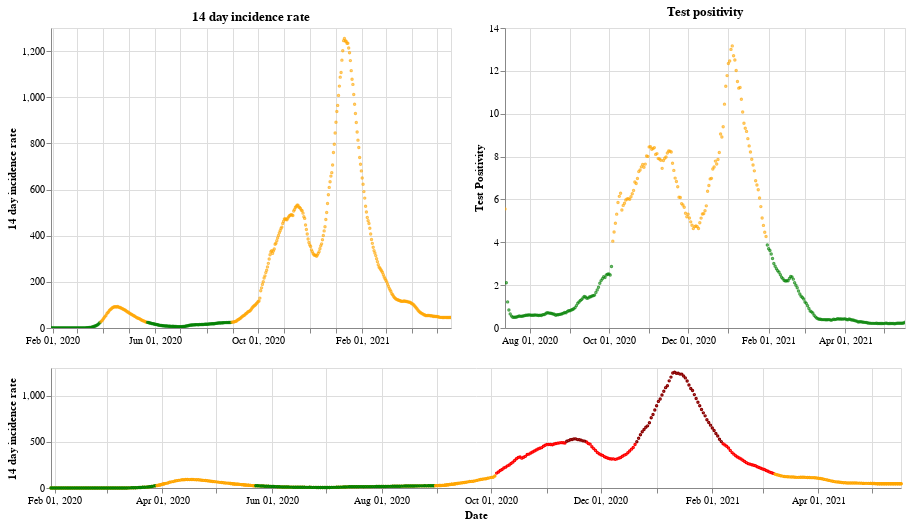

The notebook cell saved with this chart:
### Markdown cell above
## England

### Code cell
plot_traffic_light('England')

### Figure 1 — Vega-Lite specification as saved in the notebook (floating-point values rounded to 4 significant figures; data arrays with more than 128 entries replaced by an {"elided": "..."} marker saying what was removed)
{"config": {"view": {"continuousWidth": 400, "continuousHeight": 300}}, "vconcat": [{"hconcat": [{"mark": {"type": "point", "size": 2}, "encoding": {"color": {"condition": {"value": "green", "test": "(datum.twoWeeklyCasesRate <= 25)"}, "value": "orange"}, "tooltip": [{"type": "nominal", "field": "areaName"}, {"type": "temporal", "field": "date"}, {"type": "quantitative", "field": "twoWeeklyCasesRate"}, {"type": "quantitative", "field": "testPositivity"}], "x": {"type": "temporal", "axis": {"title": ""}, "field": "date", "scale": {"domain": {"selection": "DateBrush"}}, "timeUnit": "yearmonthdate"}, "y": {"type": "quantitative", "axis": {"title": "14 day incidence rate"}, "field": "twoWeeklyCasesRate"}}, "title": "14 day incidence rate", "width": 400}, {"mark": {"type": "point", "size": 2}, "encoding": {"color": {"condition": {"value": "green", "test": "(datum.testPositivity <= 4)"}, "value": "orange"}, "tooltip": [{"type": "nominal", "field": "areaName"}, {"type": "temporal", "field": "date"}, {"type": "quantitative", "field": "twoWeeklyCasesRate"}, {"type": "quantitative", "field": "testPositivity"}], "x": {"type": "temporal", "axis": {"title": ""}, "field": "date", "scale": {"domain": {"selection": "DateBrush"}}, "timeUnit": "yearmonthdate"}, "y": {"type": "quantitative", "axis": {"title": "Test Positivity"}, "field": "testPositivity"}}, "title": "Test positivity", "width": 400}]}, {"layer": [{"mark": {"type": "point", "size": 2}, "encoding": {"color": {"condition": {"value": "orange", "test": "((50 && datum.twoWeeklyCasesRate) < 150)"}, "value": "red"}, "opacity": {"condition": {"value": 1, "test": "((50 && datum.twoWeeklyCasesRate) < 500)"}, "value": 0}, "tooltip": [{"type": "nominal", "field": "areaName"}, {"type": "temporal", "field": "date"}, {"type": "quantitative", "field": "twoWeeklyCasesRate"}, {"type": "quantitative", "field": "testPositivity"}], "x": {"type": "temporal", "axis": {"title": "Date"}, "field": "date", "timeUnit": "yearmonthdate"}, "y": {"type": "quantitative", "axis": {"title": "14 day incidence rate"}, "field": "twoWeeklyCasesRate"}}, "selection": {"DateBrush": {"type": "interval", "encodings": ["x"], "fields": ["Time"]}}, "width": 850}, {"mark": {"type": "point", "size": 2}, "encoding": {"color": {"value": "darkred"}, "opacity": {"condition": {"value": 1, "test": "(datum.twoWeeklyCasesRate >= 500)"}, "value": 0}, "tooltip": [{"type": "nominal", "field": "areaName"}, {"type": "temporal", "field": "date"}, {"type": "quantitative", "field": "twoWeeklyCasesRate"}, {"type": "quantitative", "field": "testPositivity"}], "x": {"type": "temporal", "axis": {"title": "Date"}, "field": "date", "timeUnit": "yearmonthdate"}, "y": {"type": "quantitative", "axis": {"title": "14 day incidence rate"}, "field": "twoWeeklyCasesRate"}}, "width": 400}, {"mark": {"type": "point", "size": 2}, "encoding": {"color": {"condition": {"value": "green", "test": "((4 && datum.twoWeeklyCasesRate) < 25)"}, "value": "orange"}, "opacity": {"condition": {"value": 1, "test": "(datum.twoWeeklyCasesRate < 50)"}, "value": 0}, "tooltip": [{"type": "nominal", "field": "areaName"}, {"type": "temporal", "field": "date"}, {"type": "quantitative", "field": "twoWeeklyCasesRate"}, {"type": "quantitative", "field": "testPositivity"}], "x": {"type": "temporal", "axis": {"title": "Date"}, "field": "date", "timeUnit": "yearmonthdate"}, "y": {"type": "quantitative", "axis": {"title": "14 day incidence rate"}, "field": "twoWeeklyCasesRate"}}, "width": 400}], "height": 120, "width": 800}], "data": {"name": "data-560fad564fd19da7045a0c3b4a7da872"}, "$schema": "https://vega.github.io/schema/vega-lite/v4.8.1.json", "datasets": {"data-560fad564fd19da7045a0c3b4a7da872": {"elided": "474 records"}}}
